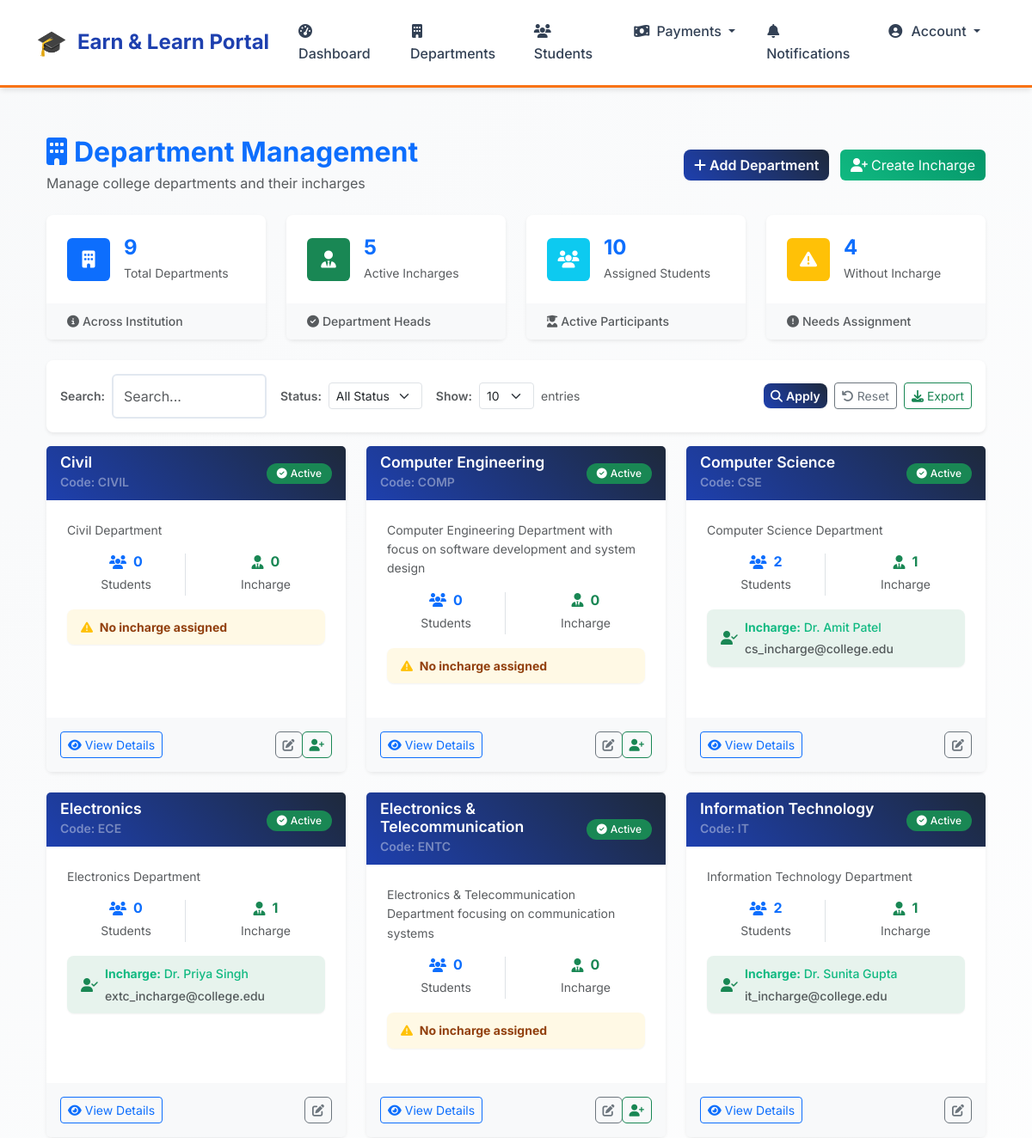
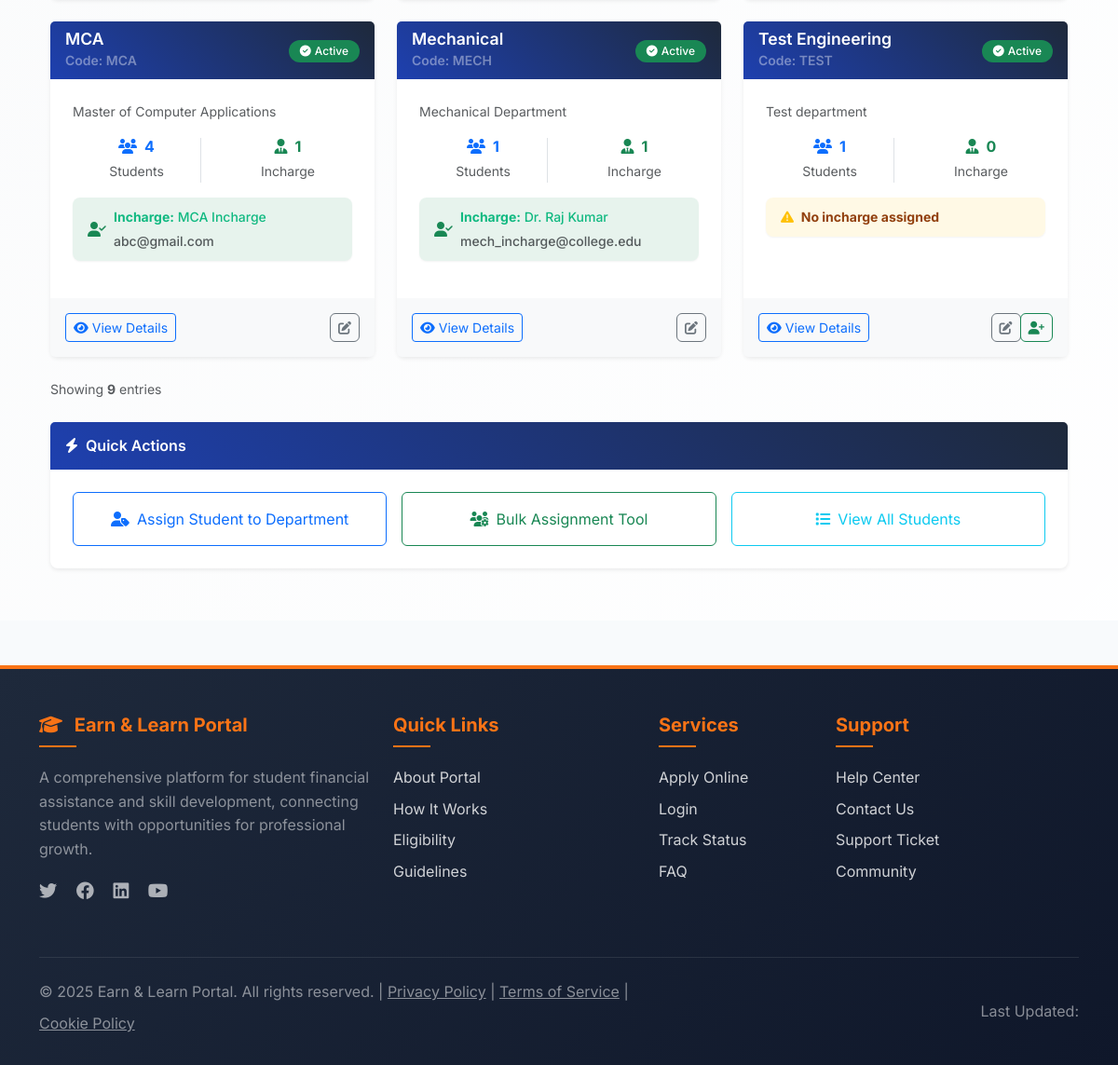
The page /scheme/departments/ (signed in) on the database its author committed (2 pictures, top to bottom).
### scheme/models.py (models this page shows, shortened)
class Department(models.Model):
    name = models.CharField(max_length=100, unique=True)
    code = models.CharField(max_length=10, unique=True, help_text="Department code (e.g., CSE, IT, MECH)")
    description = models.TextField(blank=True, null=True)
    is_active = models.BooleanField(default=True)
    created_at = models.DateTimeField(auto_now_add=True)
    created_by = models.ForeignKey(settings.AUTH_USER_MODEL, on_delete=models.SET_NULL, null=True, related_name='created_departments')
    class Meta:
        ordering = ['name']

class DepartmentIncharge(models.Model):
    user = models.OneToOneField(settings.AUTH_USER_MODEL, on_delete=models.CASCADE, limit_choices_to={'role': 'department_encharge'})
    department = models.OneToOneField(Department, on_delete=models.CASCADE, related_name='incharge')
    assigned_at = models.DateTimeField(auto_now_add=True)
    assigned_by = models.ForeignKey(settings.AUTH_USER_MODEL, on_delete=models.SET_NULL, null=True, related_name='assigned_incharges')
    is_active = models.BooleanField(default=True)
    class Meta:
        verbose_name = "Department Incharge"
        verbose_name_plural = "Department Incharges"

### users/models.py (models this page shows, shortened)
class User(AbstractUser):
    ROLE_CHOICES = [
        ('student', 'Student'),
        ('department_encharge', 'Department Encharge'),
        ('el_coordinator', 'E & L Coordinator'),
        ('admin', 'Admin'),
    ]
    role = models.CharField(max_length=20, choices=ROLE_CHOICES, default='student')
    is_registered = models.BooleanField(default=False)
    groups = models.ManyToManyField(Group, related_name="custom_user_groups", blank=True)
    user_permissions = models.ManyToManyField(Permission, related_name="custom_user_permissions", blank=True)
    def get_full_name(self):
        if self.role == 'student':
            scheme_app = self.get_scheme_application()
            if scheme_app:
                middle_name = f" {scheme_app.middle_name}" if scheme_app.middle_name else ""
                return f"{scheme_app.first_name}{middle_name} {scheme_app.last_name}".strip()
        return super().get_full_name() or self.username

### users/decorators.py (the view)
        def wrapper(request, *args, **kwargs):
            if request.user.is_authenticated and hasattr(request.user, 'role'):
                if isinstance(required_role, list):
                    if request.user.role in required_role:
                        return view_func(request, *args, **kwargs)
                else:
                    if request.user.role == required_role:
                        return view_func(request, *args, **kwargs)
                return HttpResponseForbidden("You are not authorized to access this page.")
            return HttpResponseForbidden("You are not authorized to access this page.")

### templates/scheme/department_list.html (shortened to what this page needs)
{% extends 'base.html' %}
{% load static %}
{% block content %}
<div class="container py-4">
    <div class="d-flex justify-content-between align-items-center mb-4">
        <div>
            <h2 class="text-primary fw-bold mb-1">
                <i class="fas fa-building me-2"></i>Department Management
            </h2>
            <p class="text-muted mb-0">Manage college departments and their incharges</p>
        </div>
        <div>
            <a href="{% url 'add_department' %}" class="btn btn-primary me-2">
                <i class="fas fa-plus me-1"></i>Add Department
            </a>
            <a href="{% url 'create_department_incharge' %}" class="btn btn-success">
                <i class="fas fa-user-plus me-1"></i>Create Incharge
            </a>
        </div>
    </div>
    <div class="row g-4 mb-4">
        <div class="col-md-3">
            <div class="card h-100 border-0 shadow-sm hover-lift">
                <div class="card-body p-4">
                    <div class="d-flex align-items-center">
                        <div class="icon-box text-white bg-primary rounded p-3 me-3">
                            <i class="fas fa-building fa-lg"></i>
                        </div>
                        <div>
                            <h3 class="h4 text-primary mb-1 fw-bold">{{ total_count }}</h3>
                            <p class="text-muted mb-0 small">Total Departments</p>
                        </div>
                    </div>
                </div>
                <div class="card-footer py-2 px-4 bg-light border-0">
                    <small class="text-muted"><i class="fas fa-info-circle me-1"></i>Across Institution</small>
                </div>
            </div>
        </div>
        <div class="col-md-3">
            <div class="card h-100 border-0 shadow-sm hover-lift">
                <div class="card-body p-4">
                    <div class="d-flex align-items-center">
                        <div class="icon-box text-white bg-success rounded p-3 me-3">
                            <i class="fas fa-user-tie fa-lg"></i>
                        </div>
                        <div>
                            <h3 class="h4 text-primary mb-1 fw-bold">{{ departments_with_incharge }}</h3>
                            <p class="text-muted mb-0 small">Active Incharges</p>
                        </div>
                    </div>
                </div>
                <div class="card-footer py-2 px-4 bg-light border-0">
                    <small class="text-muted"><i class="fas fa-check-circle me-1"></i>Department Heads</small>
                </div>
            </div>
        </div>
        <div class="col-md-3">
            <div class="card h-100 border-0 shadow-sm hover-lift">
                <div class="card-body p-4">
                    <div class="d-flex align-items-center">
                        <div class="icon-box text-white bg-info rounded p-3 me-3">
                            <i class="fas fa-users fa-lg"></i>
                        </div>
                        <div>
                            <h3 class="h4 text-primary mb-1 fw-bold">{{ total_students }}</h3>
                            <p class="text-muted mb-0 small">Assigned Students</p>
                        </div>
                    </div>
                </div>
                <div class="card-footer py-2 px-4 bg-light border-0">
                    <small class="text-muted"><i class="fas fa-user-graduate me-1"></i>Active Participants</small>
                </div>
            </div>
        </div>
        <div class="col-md-3">
            <div class="card h-100 border-0 shadow-sm hover-lift">
                <div class="card-body p-4">
                    <div class="d-flex align-items-center">
                        <div class="icon-box text-white bg-warning rounded p-3 me-3">
                            <i class="fas fa-exclamation-triangle fa-lg"></i>
                        </div>
                        <div>
                            <h3 class="h4 text-primary mb-1 fw-bold">{{ departments_without_incharge }}</h3>
                            <p class="text-muted mb-0 small">Without Incharge</p>
                        </div>
                    </div>
                </div>
                <div class="card-footer py-2 px-4 bg-light border-0">
                    <small class="text-muted"><i class="fas fa-exclamation-circle me-1"></i>Needs Assignment</small>
                </div>
            </div>
        </div>
    </div>
    {% include 'includes/filters.html' %}
    <div class="row">
        {% for department in departments %}
        <div class="col-lg-4 col-md-6 mb-4">
            <div class="card h-100 shadow-sm border-0 hover-lift">
                <div class="card-header bg-gradient-primary border-0 d-flex justify-content-between align-items-center">
                    <div>
                        <h5 class="mb-0 text-white fw-semibold">{{ department.name }}</h5>
                        <small class="text-white-50">Code: {{ department.code }}</small>
                    </div>
                    <div>
                        {% if department.is_active %}
                            <span class="badge bg-success bg-opacity-90">
                                <i class="fas fa-check-circle me-1"></i>Active
                            </span>
                        {% else %}
                            <span class="badge bg-danger bg-opacity-90">
                                <i class="fas fa-times-circle me-1"></i>Inactive
                            </span>
                        {% endif %}
                    </div>
                </div>
                <div class="card-body p-4">
                    {% if department.description %}
                        <p class="text-muted small mb-3">{{ department.description|truncatewords:15 }}</p>
                    {% endif %}
                    <div class="row text-center mb-3">
                        <div class="col-6">
                            <div class="border-end border-light">
                                <div class="d-flex align-items-center justify-content-center mb-1">
                                    <i class="fas fa-users text-primary me-2"></i>
                                    <h6 class="mb-0 text-primary fw-bold">{{ department.students_count }}</h6>
                                </div>
                                <small class="text-muted">Students</small>
                            </div>
                        </div>
                        <div class="col-6">
                            <div class="d-flex align-items-center justify-content-center mb-1">
                                <i class="fas fa-user-tie text-success me-2"></i>
                                <h6 class="mb-0 text-success fw-bold">
                                    {% if department.incharge %}1{% else %}0{% endif %}
                                </h6>
                            </div>
                            <small class="text-muted">Incharge</small>
                        </div>
                    </div>
                    {% if department.incharge %}
                        <div class="alert alert-success border-0 py-2 mb-3">
                            <div class="d-flex align-items-center">
                                <i class="fas fa-user-check text-success me-2"></i>
                                <div>
                                    <small class="mb-0">
                                        <strong>Incharge:</strong> {{ department.incharge.user.get_full_name|default:department.incharge.user.username }}
                                    </small>
                                    <br>
                                    <small class="text-muted">{{ department.incharge.user.email }}</small>
                                </div>
                            </div>
                        </div>
                    {% else %}
                        <div class="alert alert-warning border-0 py-2 mb-3">
                            <small>
                                <i class="fas fa-exclamation-triangle text-warning me-1"></i>
                                <strong>No incharge assigned</strong>
                            </small>
                        </div>
                    {% endif %}
                </div>
                <div class="card-footer bg-light border-0 p-3">
                    <div class="d-flex justify-content-between align-items-center">
                        <a href="{% url 'department_detail' department.id %}" class="btn btn-outline-primary btn-sm">
                            <i class="fas fa-eye me-1"></i>View Details
                        </a>
                        <div class="btn-group" role="group">
                            <a href="{% url 'edit_department' department.id %}" class="btn btn-outline-secondary btn-sm" title="Edit Department">
                                <i class="fas fa-edit"></i>
                            </a>
                            {% if not department.incharge %}
                                <a href="{% url 'create_department_incharge' %}?dept={{ department.id }}" class="btn btn-outline-success btn-sm" title="Add Incharge">
                                    <i class="fas fa-user-plus"></i>
                                </a>
                            {% endif %}
                        </div>
                    </div>
                </div>
            </div>
        </div>
        {% endfor %}
    </div>
    {% include 'includes/pagination.html' %}
    <div class="row mt-4">
        <div class="col-12">
            <div class="card border-0 shadow-sm">
                <div class="card-header bg-primary text-white border-0 py-3">
                    <h6 class="mb-0 fw-semibold"><i class="fas fa-bolt me-2"></i>Quick Actions</h6>
                </div>
                <div class="card-body p-4">
                    <div class="row g-3">
                        <div class="col-md-4">
                            <a href="{% url 'assign_student_to_department' %}" class="btn btn-outline-primary w-100 d-flex align-items-center justify-content-center py-3">
                                <i class="fas fa-user-tag me-2"></i>Assign Student to Department
                            </a>
                        </div>
                        <div class="col-md-4">
                            <a href="{% url 'bulk_assign_students' %}" class="btn btn-outline-success w-100 d-flex align-items-center justify-content-center py-3">
                                <i class="fas fa-users-cog me-2"></i>Bulk Assignment Tool
                            </a>
                        </div>
                        <div class="col-md-4">
                            <a href="{% url 'registered_students' %}" class="btn btn-outline-info w-100 d-flex align-items-center justify-content-center py-3">
                                <i class="fas fa-list me-2"></i>View All Students
                            </a>
                        </div>
                    </div>
                </div>
            </div>
        </div>
    </div>
</div>
{% endblock %}

### rows shown on the page
Department: name "Civil", code "CIVIL", is_active True (drawn), description "Civil Department", students_count "0", shows "No incharge assigned"
Department: name "Computer Engineering", code "COMP", is_active True (drawn), description "Computer Engineering Department with focus on software development and system design", students_count "0", shows "No incharge assigned"
Department: name "Computer Science", code "CSE", is_active True (drawn), description "Computer Science Department", students_count "2", shows "1", incharge.user.get_full_name "Dr. Amit Patel", incharge.user.email "cs_incharge@college.edu"
Department: name "Electronics", code "ECE", is_active True (drawn), description "Electronics Department", students_count "0", shows "1", incharge.user.get_full_name "Dr. Priya Singh", incharge.user.email "extc_incharge@college.edu"
Department: name "Electronics & Telecommunication", code "ENTC", is_active True (drawn), description "Electronics & Telecommunication Department focusing on communication systems", students_count "0", shows "No incharge assigned"
Department: name "Information Technology", code "IT", is_active True (drawn), description "Information Technology Department", students_count "2", shows "1", incharge.user.get_full_name "Dr. Sunita Gupta", incharge.user.email "it_incharge@college.edu"
Department: name "MCA", code "MCA", is_active True (drawn), description "Master of Computer Applications", students_count "4", shows "1", incharge.user.get_full_name "MCA Incharge", incharge.user.email "abc@gmail.com"
Department: name "Mechanical", code "MECH", is_active True (drawn), description "Mechanical Department", students_count "1", incharge.user.get_full_name "Dr. Raj Kumar", incharge.user.email "mech_incharge@college.edu"
Department: name "Test Engineering", code "TEST", is_active True (drawn), description "Test department", students_count "1", shows "0", shows "No incharge assigned"

### other values the page prints
{{ total_count }} "9"
{{ departments_with_incharge }} "5"
{{ total_students }} "10"
{{ departments_without_incharge }} "4"
{{ page_obj.paginator.count }} "9"
form field per_page "10"
